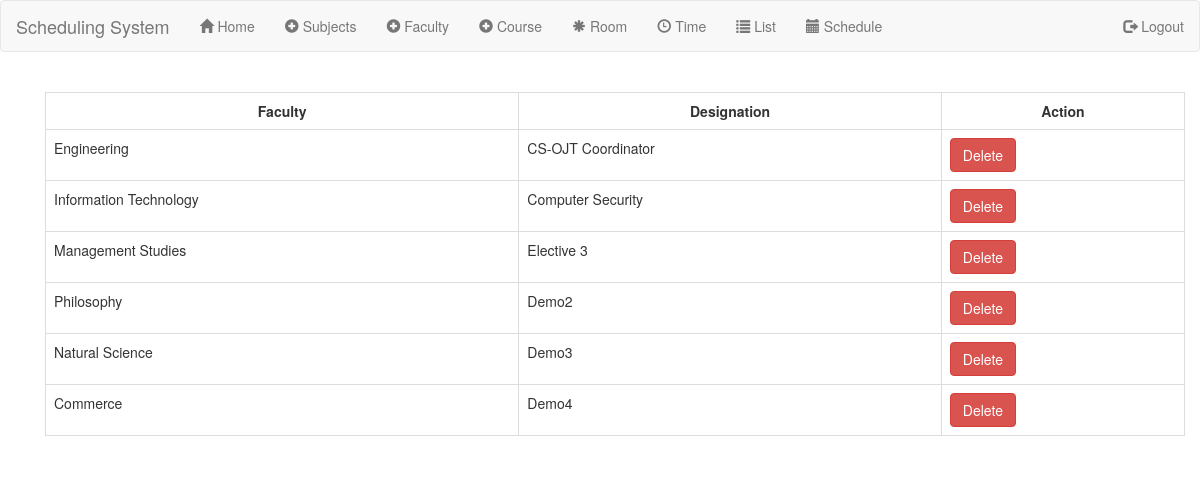
The app's page /faclist.php with its own data.
### tables this page shows
CREATE TABLE `faculty` (
  `faculty_id` int(11) NOT NULL,
  `faculty_name` varchar(250) NOT NULL,
  `designation` varchar(250) NOT NULL
);

### faclist.php (the view, shortened to what this page needs)
<?php
   include_once("header.php");
   include_once("navbar.php");
?>
<html>
<head>
</head>
<body><br>
<div class="container">
<body>
    <?php
     echo "<tr>
            <td>";
               $connect = mysqli_connect('localhost', 'root', '', 'schedule')or die("couldn't connect to the database!");
                    $result = mysqli_query($connect, "SELECT * FROM faculty") or die(mysqli_error());
                    echo "<div class='container'><table width='' class='table table-bordered' border='1' >
                            <tr>
                                <th>Faculty</th>
                                <th>Designation</th>
                                 <th>Action</th>
                            </tr>";
                        while($row = mysqli_fetch_array($result))
                        {
                        echo "<tr>";
                        echo "<td>" . $row['faculty_name'] . "</td>";
                        echo "<td>" . $row['designation'] . "</td>";
                        echo "<td><form class='form-horizontal' method='post' action='faclist.php'>
                        <input name='faculty_id' type='hidden' value='".$row['faculty_id']."';>
                        <input type='submit' class='btn btn-danger' name='delete' value='Delete'>
                        </form></td>";
                        echo "</tr>";
                        }
                    echo "</table>";
            echo "</td>
        </tr>";
    ?>
</div>
  </body>
  </html>
<?php
   include_once("footer.php");
?>

### faclist.php (style rules this page uses)
body { background-image: url(); background-color: white; }
th { text-align: center; }
tr { height: 30px; }
td { padding-top: 5px; padding-left: 20px; padding-bottom: 5px; height: 20px; }

### records on screen
faculty: faculty_name "Engineering", designation "CS-OJT Coordinator"
faculty: faculty_name "Information Technology", designation "Computer Security"
faculty: faculty_name "Management Studies", designation "Elective 3"
faculty: faculty_name "Philosophy", designation "Demo2"
faculty: faculty_name "Natural Science", designation "Demo3"
faculty: faculty_name "Commerce", designation "Demo4"
